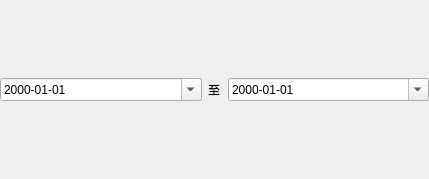
<?xml version="1.0" encoding="UTF-8"?>
<ui version="4.0">
 <class>DateRange</class>
 <widget class="QWidget" name="DateRange">
  <property name="geometry">
   <rect>
    <x>0</x>
    <y>0</y>
    <width>429</width>
    <height>179</height>
   </rect>
  </property>
  <property name="windowTitle">
   <string>Form</string>
  </property>
  <layout class="QHBoxLayout" name="horizontalLayout">
   <property name="leftMargin">
    <number>0</number>
   </property>
   <property name="topMargin">
    <number>0</number>
   </property>
   <property name="rightMargin">
    <number>0</number>
   </property>
   <property name="bottomMargin">
    <number>0</number>
   </property>
   <item>
    <widget class="QDateEdit" name="begin">
     <property name="focusPolicy">
      <enum>Qt::ClickFocus</enum>
     </property>
     <property name="currentSection">
      <enum>QDateTimeEdit::DaySection</enum>
     </property>
     <property name="displayFormat">
      <string>yyyy-MM-dd</string>
     </property>
     <property name="calendarPopup">
      <bool>true</bool>
     </property>
     <property name="currentSectionIndex">
      <number>2</number>
     </property>
    </widget>
   </item>
   <item>
    <widget class="QLabel" name="label">
     <property name="maximumSize">
      <size>
       <width>14</width>
       <height>16777215</height>
      </size>
     </property>
     <property name="text">
      <string>至</string>
     </property>
    </widget>
   </item>
   <item>
    <widget class="QDateEdit" name="end">
     <property name="focusPolicy">
      <enum>Qt::ClickFocus</enum>
     </property>
     <property name="displayFormat">
      <string>yyyy-MM-dd</string>
     </property>
     <property name="calendarPopup">
      <bool>true</bool>
     </property>
    </widget>
   </item>
  </layout>
 </widget>
 <resources/>
 <connections>
  <connection>
   <sender>begin</sender>
   <signal>dateChanged(QDate)</signal>
   <receiver>DateRange</receiver>
   <slot>beginChanged()</slot>
   <hints>
    <hint type="sourcelabel">
     <x>125</x>
     <y>93</y>
    </hint>
    <hint type="destinationlabel">
     <x>116</x>
     <y>215</y>
    </hint>
   </hints>
  </connection>
  <connection>
   <sender>end</sender>
   <signal>dateChanged(QDate)</signal>
   <receiver>DateRange</receiver>
   <slot>endChanged()</slot>
   <hints>
    <hint type="sourcelabel">
     <x>304</x>
     <y>87</y>
    </hint>
    <hint type="destinationlabel">
     <x>320</x>
     <y>236</y>
    </hint>
   </hints>
  </connection>
 </connections>
 <slots>
  <slot>beginChanged()</slot>
  <slot>endChanged()</slot>
 </slots>
</ui>
